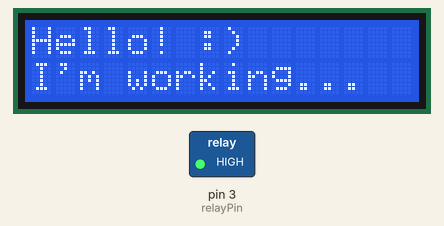
Recording of a sketch running on a simulated Arduino Uno, built with avr-gcc and run on an emulated ATmega328P. Shown: 16×2 character LCD, switched loads named in the sketch (green lamp = pin HIGH).

Above: at 0.1 s.
At 3.1 s:
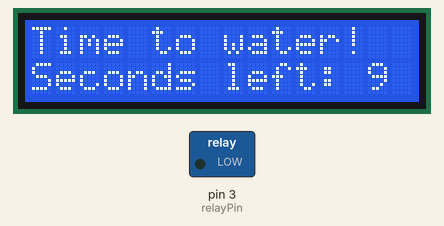
At 13.2 s:
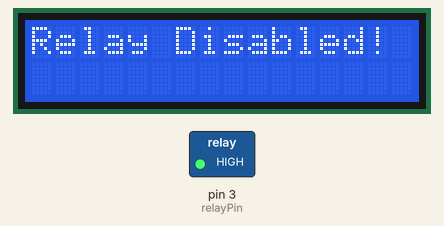
At 38.3 s:
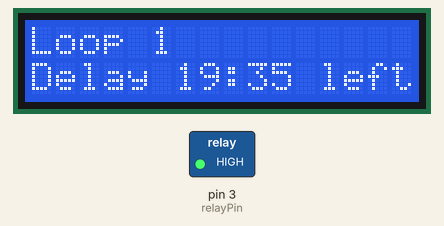
Timing chart, 0 to 39.8 s (numbered marks = the images above):
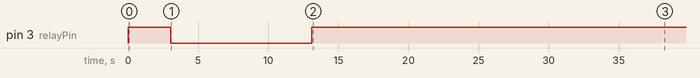

The sketch:

autowatering.ino
```cpp
#include <LiquidCrystal.h>

bool is_debug = true;
const int rs = 8, en = 9, d4 = 4, d5 = 5, d6 = 6, d7 = 7;
unsigned long last_time;
const int relayPin = 3;
long loopCounter = 1;

LiquidCrystal lcd(rs, en, d4, d5, d6, d7);

void setup() {
  if (is_debug) {Serial.begin(9600);}
  pinMode(relayPin, OUTPUT);
  digitalWrite(relayPin, HIGH);
  // set up the LCD's number of columns and rows:
  lcd.begin(16, 2);
  // Print a message to the LCD.
  lcd.print("Hello! :)");
  lcd.setCursor(0, 1);
  lcd.print("I'm working...");
  delay(3000);
}

void loop() {

  //if (millis() - last_time > (unsigned long)30 * 60 * 1000) {
  //
  //}
  //last_time = millis();

    digitalWrite(relayPin, LOW);

    clearLCDLine(0);
    lcd.print("Time to water!");

    for (int i = 9; i >= 0; i--) {
      clearLCDLine(1);
      lcd.print("Seconds left: ");
      lcd.print(i);
      delay(1000);
    }

    clearLCDLine(1);
    clearLCDLine(0);
    digitalWrite(relayPin, HIGH);
    lcd.print("Relay Disabled!");
    delay(1000);


  for (int minutes = 19; minutes >= 0; minutes--) {
    clearLCDLine(0);
    lcd.print("Loop ");
    lcd.print(loopCounter);

    for (int seconds = 59; seconds >= 0; seconds--) {
      clearLCDLine(1);
      lcd.print("Delay ");
      lcd.print(minutes);
      lcd.print(":");
      lcd.print(seconds);
      lcd.print(" left");
      delay(1000);
    }
  }

  loopCounter += 1;
}

void clearLCDLine(int line) {
  lcd.setCursor(0, line);
  lcd.print("                ");
  lcd.setCursor(0, line);
}
```

Measured:
- by itself, pin 3 (relayPin): HIGH → LOW at 3.1 s, → HIGH 10.1 s later
- what the display in image 2 shows lasts 1.0 s, from 13.1 s to 14.1 s
